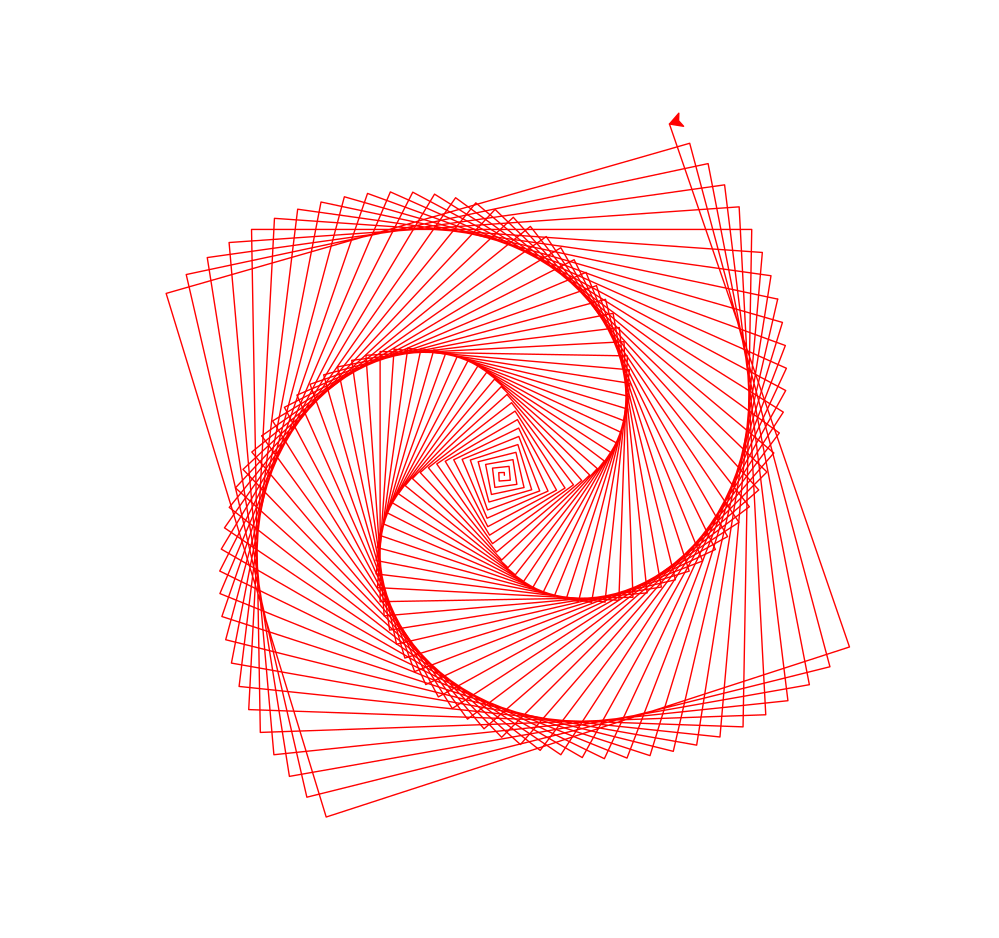

Write the Python code that produced this figure.
# draw a square spiral

import turtle

bob = turtle.Turtle()
bob.color("red")

for x in range(200):
    bob.forward(2*x)
    bob.left(91)
